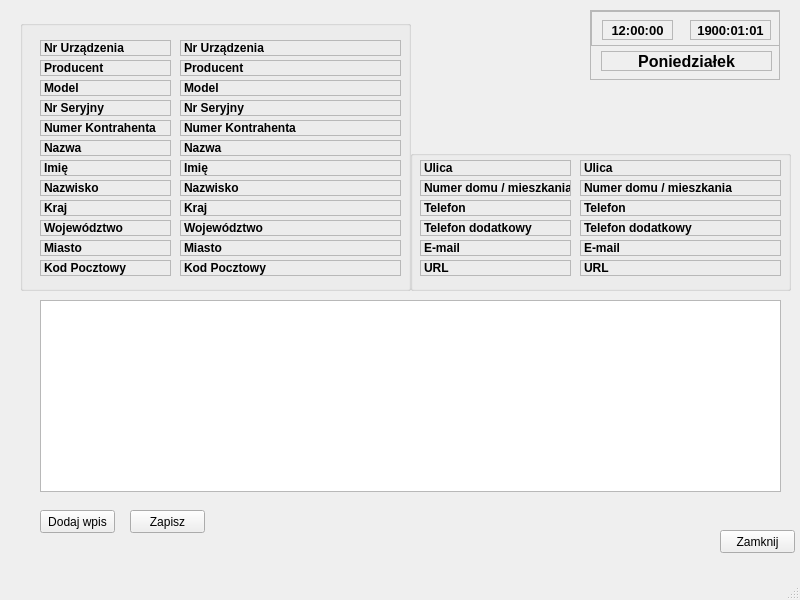
<?xml version="1.0" encoding="UTF-8"?>
<ui version="4.0">
 <class>KontrahentInfo</class>
 <widget class="QMainWindow" name="KontrahentInfo">
  <property name="geometry">
   <rect>
    <x>0</x>
    <y>0</y>
    <width>800</width>
    <height>600</height>
   </rect>
  </property>
  <property name="windowTitle">
   <string>Informacje o urządzeniu i kontrahencie</string>
  </property>
  <widget class="QWidget" name="centralwidget">
   <widget class="QPushButton" name="pushButton">
    <property name="geometry">
     <rect>
      <x>720</x>
      <y>530</y>
      <width>75</width>
      <height>23</height>
     </rect>
    </property>
    <property name="text">
     <string>Zamknij</string>
    </property>
   </widget>
   <widget class="QGroupBox" name="groupBox">
    <property name="geometry">
     <rect>
      <x>20</x>
      <y>20</y>
      <width>391</width>
      <height>271</height>
     </rect>
    </property>
    <property name="title">
     <string/>
    </property>
    <widget class="QLabel" name="lblNrSeryjny">
     <property name="geometry">
      <rect>
       <x>20</x>
       <y>80</y>
       <width>131</width>
       <height>16</height>
      </rect>
     </property>
     <property name="font">
      <font>
       <weight>75</weight>
       <bold>true</bold>
      </font>
     </property>
     <property name="frameShape">
      <enum>QFrame::StyledPanel</enum>
     </property>
     <property name="text">
      <string>Nr Seryjny</string>
     </property>
    </widget>
    <widget class="QLabel" name="lblModel">
     <property name="geometry">
      <rect>
       <x>20</x>
       <y>60</y>
       <width>131</width>
       <height>16</height>
      </rect>
     </property>
     <property name="font">
      <font>
       <weight>75</weight>
       <bold>true</bold>
      </font>
     </property>
     <property name="frameShape">
      <enum>QFrame::StyledPanel</enum>
     </property>
     <property name="text">
      <string>Model</string>
     </property>
    </widget>
    <widget class="QLabel" name="lblNazwisko">
     <property name="geometry">
      <rect>
       <x>20</x>
       <y>160</y>
       <width>131</width>
       <height>16</height>
      </rect>
     </property>
     <property name="font">
      <font>
       <weight>75</weight>
       <bold>true</bold>
      </font>
     </property>
     <property name="frameShape">
      <enum>QFrame::StyledPanel</enum>
     </property>
     <property name="text">
      <string>Nazwisko</string>
     </property>
    </widget>
    <widget class="QLabel" name="lblImie">
     <property name="geometry">
      <rect>
       <x>20</x>
       <y>140</y>
       <width>131</width>
       <height>16</height>
      </rect>
     </property>
     <property name="font">
      <font>
       <weight>75</weight>
       <bold>true</bold>
      </font>
     </property>
     <property name="frameShape">
      <enum>QFrame::StyledPanel</enum>
     </property>
     <property name="text">
      <string>Imię</string>
     </property>
    </widget>
    <widget class="QLabel" name="lblNazwa">
     <property name="geometry">
      <rect>
       <x>20</x>
       <y>120</y>
       <width>131</width>
       <height>16</height>
      </rect>
     </property>
     <property name="font">
      <font>
       <weight>75</weight>
       <bold>true</bold>
      </font>
     </property>
     <property name="frameShape">
      <enum>QFrame::StyledPanel</enum>
     </property>
     <property name="text">
      <string>Nazwa</string>
     </property>
    </widget>
    <widget class="QLabel" name="lblMiasto">
     <property name="geometry">
      <rect>
       <x>20</x>
       <y>220</y>
       <width>131</width>
       <height>16</height>
      </rect>
     </property>
     <property name="font">
      <font>
       <weight>75</weight>
       <bold>true</bold>
      </font>
     </property>
     <property name="frameShape">
      <enum>QFrame::StyledPanel</enum>
     </property>
     <property name="text">
      <string>Miasto</string>
     </property>
    </widget>
    <widget class="QLabel" name="lblProduc">
     <property name="geometry">
      <rect>
       <x>20</x>
       <y>40</y>
       <width>131</width>
       <height>16</height>
      </rect>
     </property>
     <property name="font">
      <font>
       <weight>75</weight>
       <bold>true</bold>
      </font>
     </property>
     <property name="frameShape">
      <enum>QFrame::StyledPanel</enum>
     </property>
     <property name="text">
      <string>Producent</string>
     </property>
    </widget>
    <widget class="QLabel" name="lblNrKontrahent">
     <property name="geometry">
      <rect>
       <x>20</x>
       <y>100</y>
       <width>131</width>
       <height>16</height>
      </rect>
     </property>
     <property name="font">
      <font>
       <weight>75</weight>
       <bold>true</bold>
      </font>
     </property>
     <property name="frameShape">
      <enum>QFrame::StyledPanel</enum>
     </property>
     <property name="text">
      <string>Numer Kontrahenta</string>
     </property>
    </widget>
    <widget class="QLabel" name="lblUrzad">
     <property name="geometry">
      <rect>
       <x>20</x>
       <y>20</y>
       <width>131</width>
       <height>16</height>
      </rect>
     </property>
     <property name="font">
      <font>
       <weight>75</weight>
       <bold>true</bold>
      </font>
     </property>
     <property name="autoFillBackground">
      <bool>false</bool>
     </property>
     <property name="frameShape">
      <enum>QFrame::StyledPanel</enum>
     </property>
     <property name="frameShadow">
      <enum>QFrame::Plain</enum>
     </property>
     <property name="text">
      <string>Nr Urządzenia</string>
     </property>
    </widget>
    <widget class="QLabel" name="lblZipCode">
     <property name="geometry">
      <rect>
       <x>20</x>
       <y>240</y>
       <width>131</width>
       <height>16</height>
      </rect>
     </property>
     <property name="font">
      <font>
       <weight>75</weight>
       <bold>true</bold>
      </font>
     </property>
     <property name="frameShape">
      <enum>QFrame::StyledPanel</enum>
     </property>
     <property name="text">
      <string>Kod Pocztowy</string>
     </property>
    </widget>
    <widget class="QLabel" name="lblRegion">
     <property name="geometry">
      <rect>
       <x>20</x>
       <y>200</y>
       <width>131</width>
       <height>16</height>
      </rect>
     </property>
     <property name="font">
      <font>
       <weight>75</weight>
       <bold>true</bold>
      </font>
     </property>
     <property name="frameShape">
      <enum>QFrame::StyledPanel</enum>
     </property>
     <property name="text">
      <string>Województwo</string>
     </property>
    </widget>
    <widget class="QLabel" name="lblKraj">
     <property name="geometry">
      <rect>
       <x>20</x>
       <y>180</y>
       <width>131</width>
       <height>16</height>
      </rect>
     </property>
     <property name="font">
      <font>
       <weight>75</weight>
       <bold>true</bold>
      </font>
     </property>
     <property name="frameShape">
      <enum>QFrame::StyledPanel</enum>
     </property>
     <property name="text">
      <string>Kraj</string>
     </property>
    </widget>
    <widget class="QLabel" name="lblNrSeryjny_2">
     <property name="geometry">
      <rect>
       <x>160</x>
       <y>80</y>
       <width>221</width>
       <height>16</height>
      </rect>
     </property>
     <property name="font">
      <font>
       <weight>75</weight>
       <bold>true</bold>
      </font>
     </property>
     <property name="frameShape">
      <enum>QFrame::StyledPanel</enum>
     </property>
     <property name="text">
      <string>Nr Seryjny</string>
     </property>
    </widget>
    <widget class="QLabel" name="lblModel_2">
     <property name="geometry">
      <rect>
       <x>160</x>
       <y>60</y>
       <width>221</width>
       <height>16</height>
      </rect>
     </property>
     <property name="font">
      <font>
       <weight>75</weight>
       <bold>true</bold>
      </font>
     </property>
     <property name="frameShape">
      <enum>QFrame::StyledPanel</enum>
     </property>
     <property name="text">
      <string>Model</string>
     </property>
    </widget>
    <widget class="QLabel" name="lblNazwa_2">
     <property name="geometry">
      <rect>
       <x>160</x>
       <y>120</y>
       <width>221</width>
       <height>16</height>
      </rect>
     </property>
     <property name="font">
      <font>
       <weight>75</weight>
       <bold>true</bold>
      </font>
     </property>
     <property name="frameShape">
      <enum>QFrame::StyledPanel</enum>
     </property>
     <property name="text">
      <string>Nazwa</string>
     </property>
    </widget>
    <widget class="QLabel" name="lblImie_2">
     <property name="geometry">
      <rect>
       <x>160</x>
       <y>140</y>
       <width>221</width>
       <height>16</height>
      </rect>
     </property>
     <property name="font">
      <font>
       <weight>75</weight>
       <bold>true</bold>
      </font>
     </property>
     <property name="frameShape">
      <enum>QFrame::StyledPanel</enum>
     </property>
     <property name="text">
      <string>Imię</string>
     </property>
    </widget>
    <widget class="QLabel" name="lblNazwisko_2">
     <property name="geometry">
      <rect>
       <x>160</x>
       <y>160</y>
       <width>221</width>
       <height>16</height>
      </rect>
     </property>
     <property name="font">
      <font>
       <weight>75</weight>
       <bold>true</bold>
      </font>
     </property>
     <property name="frameShape">
      <enum>QFrame::StyledPanel</enum>
     </property>
     <property name="text">
      <string>Nazwisko</string>
     </property>
    </widget>
    <widget class="QLabel" name="lblMiasto_2">
     <property name="geometry">
      <rect>
       <x>160</x>
       <y>220</y>
       <width>221</width>
       <height>16</height>
      </rect>
     </property>
     <property name="font">
      <font>
       <weight>75</weight>
       <bold>true</bold>
      </font>
     </property>
     <property name="frameShape">
      <enum>QFrame::StyledPanel</enum>
     </property>
     <property name="text">
      <string>Miasto</string>
     </property>
    </widget>
    <widget class="QLabel" name="lblProduc_2">
     <property name="geometry">
      <rect>
       <x>160</x>
       <y>40</y>
       <width>221</width>
       <height>16</height>
      </rect>
     </property>
     <property name="font">
      <font>
       <weight>75</weight>
       <bold>true</bold>
      </font>
     </property>
     <property name="frameShape">
      <enum>QFrame::StyledPanel</enum>
     </property>
     <property name="text">
      <string>Producent</string>
     </property>
    </widget>
    <widget class="QLabel" name="lblNrKontrahent_2">
     <property name="geometry">
      <rect>
       <x>160</x>
       <y>100</y>
       <width>221</width>
       <height>16</height>
      </rect>
     </property>
     <property name="font">
      <font>
       <weight>75</weight>
       <bold>true</bold>
      </font>
     </property>
     <property name="frameShape">
      <enum>QFrame::StyledPanel</enum>
     </property>
     <property name="text">
      <string>Numer Kontrahenta</string>
     </property>
    </widget>
    <widget class="QLabel" name="lblUrzad_2">
     <property name="geometry">
      <rect>
       <x>160</x>
       <y>20</y>
       <width>221</width>
       <height>16</height>
      </rect>
     </property>
     <property name="font">
      <font>
       <weight>75</weight>
       <bold>true</bold>
      </font>
     </property>
     <property name="frameShape">
      <enum>QFrame::StyledPanel</enum>
     </property>
     <property name="frameShadow">
      <enum>QFrame::Plain</enum>
     </property>
     <property name="text">
      <string>Nr Urządzenia</string>
     </property>
    </widget>
    <widget class="QLabel" name="lblRegion_2">
     <property name="geometry">
      <rect>
       <x>160</x>
       <y>200</y>
       <width>221</width>
       <height>16</height>
      </rect>
     </property>
     <property name="font">
      <font>
       <weight>75</weight>
       <bold>true</bold>
      </font>
     </property>
     <property name="frameShape">
      <enum>QFrame::StyledPanel</enum>
     </property>
     <property name="text">
      <string>Województwo</string>
     </property>
    </widget>
    <widget class="QLabel" name="lblZipCode_2">
     <property name="geometry">
      <rect>
       <x>160</x>
       <y>240</y>
       <width>221</width>
       <height>16</height>
      </rect>
     </property>
     <property name="font">
      <font>
       <weight>75</weight>
       <bold>true</bold>
      </font>
     </property>
     <property name="frameShape">
      <enum>QFrame::StyledPanel</enum>
     </property>
     <property name="text">
      <string>Kod Pocztowy</string>
     </property>
    </widget>
    <widget class="QLabel" name="lblKraj_2">
     <property name="geometry">
      <rect>
       <x>160</x>
       <y>180</y>
       <width>221</width>
       <height>16</height>
      </rect>
     </property>
     <property name="font">
      <font>
       <weight>75</weight>
       <bold>true</bold>
      </font>
     </property>
     <property name="frameShape">
      <enum>QFrame::StyledPanel</enum>
     </property>
     <property name="text">
      <string>Kraj</string>
     </property>
    </widget>
   </widget>
   <widget class="QGroupBox" name="groupBox_2">
    <property name="geometry">
     <rect>
      <x>410</x>
      <y>150</y>
      <width>381</width>
      <height>141</height>
     </rect>
    </property>
    <property name="title">
     <string/>
    </property>
    <widget class="QLabel" name="lblTelDodat">
     <property name="geometry">
      <rect>
       <x>10</x>
       <y>70</y>
       <width>151</width>
       <height>16</height>
      </rect>
     </property>
     <property name="font">
      <font>
       <weight>75</weight>
       <bold>true</bold>
      </font>
     </property>
     <property name="frameShape">
      <enum>QFrame::StyledPanel</enum>
     </property>
     <property name="text">
      <string>Telefon dodatkowy</string>
     </property>
    </widget>
    <widget class="QLabel" name="lblTelefon">
     <property name="geometry">
      <rect>
       <x>10</x>
       <y>50</y>
       <width>151</width>
       <height>16</height>
      </rect>
     </property>
     <property name="font">
      <font>
       <weight>75</weight>
       <bold>true</bold>
      </font>
     </property>
     <property name="frameShape">
      <enum>QFrame::StyledPanel</enum>
     </property>
     <property name="text">
      <string>Telefon</string>
     </property>
    </widget>
    <widget class="QLabel" name="lblUrl">
     <property name="geometry">
      <rect>
       <x>10</x>
       <y>110</y>
       <width>151</width>
       <height>16</height>
      </rect>
     </property>
     <property name="font">
      <font>
       <weight>75</weight>
       <bold>true</bold>
      </font>
     </property>
     <property name="frameShape">
      <enum>QFrame::StyledPanel</enum>
     </property>
     <property name="text">
      <string>URL</string>
     </property>
    </widget>
    <widget class="QLabel" name="lblEmail">
     <property name="geometry">
      <rect>
       <x>10</x>
       <y>90</y>
       <width>151</width>
       <height>16</height>
      </rect>
     </property>
     <property name="font">
      <font>
       <weight>75</weight>
       <bold>true</bold>
      </font>
     </property>
     <property name="frameShape">
      <enum>QFrame::StyledPanel</enum>
     </property>
     <property name="text">
      <string>E-mail</string>
     </property>
    </widget>
    <widget class="QLabel" name="lblUlica">
     <property name="geometry">
      <rect>
       <x>10</x>
       <y>10</y>
       <width>151</width>
       <height>16</height>
      </rect>
     </property>
     <property name="font">
      <font>
       <weight>75</weight>
       <bold>true</bold>
      </font>
     </property>
     <property name="frameShape">
      <enum>QFrame::StyledPanel</enum>
     </property>
     <property name="text">
      <string>Ulica</string>
     </property>
    </widget>
    <widget class="QLabel" name="lblNrDomu">
     <property name="geometry">
      <rect>
       <x>10</x>
       <y>30</y>
       <width>151</width>
       <height>16</height>
      </rect>
     </property>
     <property name="font">
      <font>
       <weight>75</weight>
       <bold>true</bold>
      </font>
     </property>
     <property name="frameShape">
      <enum>QFrame::StyledPanel</enum>
     </property>
     <property name="text">
      <string>Numer domu / mieszkania</string>
     </property>
    </widget>
    <widget class="QLabel" name="lblTelefon_2">
     <property name="geometry">
      <rect>
       <x>170</x>
       <y>50</y>
       <width>201</width>
       <height>16</height>
      </rect>
     </property>
     <property name="font">
      <font>
       <weight>75</weight>
       <bold>true</bold>
      </font>
     </property>
     <property name="frameShape">
      <enum>QFrame::StyledPanel</enum>
     </property>
     <property name="text">
      <string>Telefon</string>
     </property>
    </widget>
    <widget class="QLabel" name="lblEmail_2">
     <property name="geometry">
      <rect>
       <x>170</x>
       <y>90</y>
       <width>201</width>
       <height>16</height>
      </rect>
     </property>
     <property name="font">
      <font>
       <weight>75</weight>
       <bold>true</bold>
      </font>
     </property>
     <property name="frameShape">
      <enum>QFrame::StyledPanel</enum>
     </property>
     <property name="text">
      <string>E-mail</string>
     </property>
    </widget>
    <widget class="QLabel" name="lblUrl_2">
     <property name="geometry">
      <rect>
       <x>170</x>
       <y>110</y>
       <width>201</width>
       <height>16</height>
      </rect>
     </property>
     <property name="font">
      <font>
       <weight>75</weight>
       <bold>true</bold>
      </font>
     </property>
     <property name="frameShape">
      <enum>QFrame::StyledPanel</enum>
     </property>
     <property name="text">
      <string>URL</string>
     </property>
    </widget>
    <widget class="QLabel" name="lblUlica_2">
     <property name="geometry">
      <rect>
       <x>170</x>
       <y>10</y>
       <width>201</width>
       <height>16</height>
      </rect>
     </property>
     <property name="font">
      <font>
       <weight>75</weight>
       <bold>true</bold>
      </font>
     </property>
     <property name="frameShape">
      <enum>QFrame::StyledPanel</enum>
     </property>
     <property name="text">
      <string>Ulica</string>
     </property>
    </widget>
    <widget class="QLabel" name="lblNrDomu_2">
     <property name="geometry">
      <rect>
       <x>170</x>
       <y>30</y>
       <width>201</width>
       <height>16</height>
      </rect>
     </property>
     <property name="font">
      <font>
       <weight>75</weight>
       <bold>true</bold>
      </font>
     </property>
     <property name="frameShape">
      <enum>QFrame::StyledPanel</enum>
     </property>
     <property name="text">
      <string>Numer domu / mieszkania</string>
     </property>
    </widget>
    <widget class="QLabel" name="lblTelDodat_2">
     <property name="geometry">
      <rect>
       <x>170</x>
       <y>70</y>
       <width>201</width>
       <height>16</height>
      </rect>
     </property>
     <property name="font">
      <font>
       <weight>75</weight>
       <bold>true</bold>
      </font>
     </property>
     <property name="frameShape">
      <enum>QFrame::StyledPanel</enum>
     </property>
     <property name="text">
      <string>Telefon dodatkowy</string>
     </property>
    </widget>
   </widget>
   <widget class="QScrollArea" name="scrollArea_8">
    <property name="geometry">
     <rect>
      <x>590</x>
      <y>10</y>
      <width>190</width>
      <height>70</height>
     </rect>
    </property>
    <property name="widgetResizable">
     <bool>true</bool>
    </property>
    <widget class="QWidget" name="scrollAreaWidgetContents_8">
     <property name="geometry">
      <rect>
       <x>0</x>
       <y>0</y>
       <width>188</width>
       <height>68</height>
      </rect>
     </property>
     <widget class="QLabel" name="labelDzien">
      <property name="geometry">
       <rect>
        <x>10</x>
        <y>40</y>
        <width>171</width>
        <height>20</height>
       </rect>
      </property>
      <property name="font">
       <font>
        <pointsize>12</pointsize>
        <weight>75</weight>
        <bold>true</bold>
       </font>
      </property>
      <property name="frameShape">
       <enum>QFrame::StyledPanel</enum>
      </property>
      <property name="text">
       <string>Poniedziałek</string>
      </property>
      <property name="alignment">
       <set>Qt::AlignCenter</set>
      </property>
      <property name="wordWrap">
       <bool>false</bool>
      </property>
     </widget>
     <widget class="QScrollArea" name="scrollArea_9">
      <property name="geometry">
       <rect>
        <x>0</x>
        <y>0</y>
        <width>190</width>
        <height>35</height>
       </rect>
      </property>
      <property name="widgetResizable">
       <bool>true</bool>
      </property>
      <widget class="QWidget" name="scrollAreaWidgetContents_9">
       <property name="geometry">
        <rect>
         <x>0</x>
         <y>0</y>
         <width>188</width>
         <height>33</height>
        </rect>
       </property>
       <widget class="QLabel" name="labelZegara">
        <property name="geometry">
         <rect>
          <x>10</x>
          <y>8</y>
          <width>71</width>
          <height>20</height>
         </rect>
        </property>
        <property name="font">
         <font>
          <pointsize>10</pointsize>
          <weight>75</weight>
          <bold>true</bold>
         </font>
        </property>
        <property name="frameShape">
         <enum>QFrame::StyledPanel</enum>
        </property>
        <property name="text">
         <string>12:00:00</string>
        </property>
        <property name="alignment">
         <set>Qt::AlignCenter</set>
        </property>
       </widget>
      </widget>
     </widget>
     <zorder>scrollArea_9</zorder>
     <zorder>labelDzien</zorder>
    </widget>
   </widget>
   <widget class="QLabel" name="labelDaty">
    <property name="geometry">
     <rect>
      <x>690</x>
      <y>20</y>
      <width>81</width>
      <height>20</height>
     </rect>
    </property>
    <property name="font">
     <font>
      <pointsize>10</pointsize>
      <weight>75</weight>
      <bold>true</bold>
     </font>
    </property>
    <property name="frameShape">
     <enum>QFrame::StyledPanel</enum>
    </property>
    <property name="text">
     <string>1900:01:01</string>
    </property>
    <property name="alignment">
     <set>Qt::AlignCenter</set>
    </property>
   </widget>
   <widget class="QTableView" name="tableView">
    <property name="geometry">
     <rect>
      <x>40</x>
      <y>300</y>
      <width>741</width>
      <height>192</height>
     </rect>
    </property>
   </widget>
   <widget class="QPushButton" name="pushButton_2">
    <property name="geometry">
     <rect>
      <x>40</x>
      <y>510</y>
      <width>75</width>
      <height>23</height>
     </rect>
    </property>
    <property name="text">
     <string>Dodaj wpis</string>
    </property>
   </widget>
   <widget class="QPushButton" name="pushButton_3">
    <property name="geometry">
     <rect>
      <x>130</x>
      <y>510</y>
      <width>75</width>
      <height>23</height>
     </rect>
    </property>
    <property name="text">
     <string>Zapisz</string>
    </property>
   </widget>
   <zorder>groupBox_2</zorder>
   <zorder>groupBox</zorder>
   <zorder>pushButton</zorder>
   <zorder>scrollArea_8</zorder>
   <zorder>labelDaty</zorder>
   <zorder>tableView</zorder>
   <zorder>pushButton_2</zorder>
   <zorder>pushButton_3</zorder>
  </widget>
  <widget class="QMenuBar" name="menubar">
   <property name="geometry">
    <rect>
     <x>0</x>
     <y>0</y>
     <width>800</width>
     <height>21</height>
    </rect>
   </property>
  </widget>
  <widget class="QStatusBar" name="statusbar"/>
 </widget>
 <resources/>
 <connections/>
</ui>
